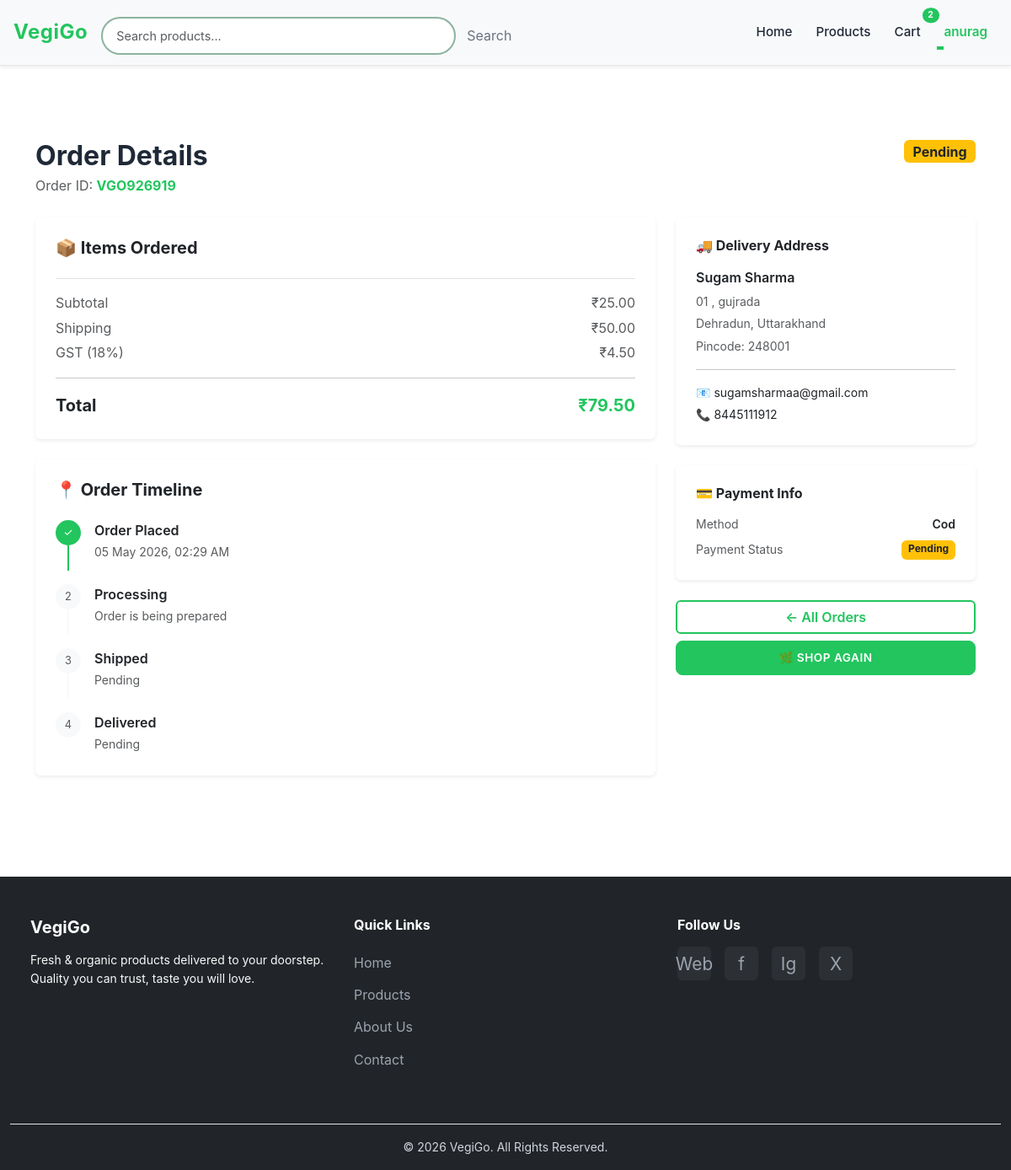
/order/1/ (signed in), run on the app's committed database.
### vgapp/models.py (models this page shows, shortened)
class Order(models.Model):
    ORDER_STATUS_CHOICES = [
        ('pending',    'Pending'),
        ('processing', 'Processing'),
        ('shipped',    'Shipped'),
        ('delivered',  'Delivered'),
        ('cancelled',  'Cancelled'),
        ('refunded',   'Refunded'),
    ]
    PAYMENT_STATUS_CHOICES = [
        ('pending',   'Pending'),
        ('completed', 'Completed'),
        ('failed',    'Failed'),
        ('refunded',  'Refunded'),
    ]
    PAYMENT_METHOD_CHOICES = [
        ('cod',  'Cash on Delivery'),
        ('card', 'Credit/Debit Card'),
        ('upi',  'UPI'),
    ]
    order_id   = models.CharField(max_length=20, unique=True, blank=True)
    user       = models.ForeignKey(User, on_delete=models.SET_NULL, null=True, blank=True, related_name='orders')
    guest      = models.ForeignKey(GuestUser, on_delete=models.SET_NULL, null=True, blank=True, related_name='orders')
    customer_name  = models.CharField(max_length=255)
    customer_email = models.EmailField()
    customer_phone = models.CharField(max_length=15)
    shipping_address = models.CharField(max_length=255)
    shipping_city    = models.CharField(max_length=100)
    shipping_state   = models.CharField(max_length=100)
    shipping_pincode = models.CharField(max_length=10)
    subtotal      = models.DecimalField(max_digits=10, decimal_places=2, default=0)
    tax           = models.DecimalField(max_digits=10, decimal_places=2, default=0)
    shipping_cost = models.DecimalField(max_digits=10, decimal_places=2, default=0)
    discount      = models.DecimalField(max_digits=10, decimal_places=2, default=0)
    total_amount  = models.DecimalField(max_digits=10, decimal_places=2)
    order_status   = models.CharField(max_length=20, choices=ORDER_STATUS_CHOICES, default='pending')
    payment_status = models.CharField(max_length=20, choices=PAYMENT_STATUS_CHOICES, default='pending')
    payment_method = models.CharField(max_length=20, choices=PAYMENT_METHOD_CHOICES, default='cod')
    notes           = models.TextField(blank=True)
    tracking_number = models.CharField(max_length=100, blank=True)
    created_at   = models.DateTimeField(auto_now_add=True)
    updated_at   = models.DateTimeField(auto_now=True)
    shipped_at   = models.DateTimeField(null=True, blank=True)
    delivered_at = models.DateTimeField(null=True, blank=True)
    class Meta:
        ordering = ['-created_at']

### vgapp/views.py (the view)
# urls.py: path('order/<int:order_id>/', order_detail, name='order_detail'),
def order_detail(request, order_id):
    order = get_object_or_404(Order, id=order_id)
    return render(request, 'checkout/order_detail.html', {'order': order})

### templates/checkout/order_detail.html (shortened to what this page needs)
{% extends 'base.html' %}
{% load static %}
{% block content %}
<main class="main-content pt-5">
<div class="container py-5">
    <div class="d-flex justify-content-between align-items-start mb-4 flex-wrap gap-2">
        <div>
            <h2 class="fw-bold mb-1">Order Details</h2>
            <p class="text-muted mb-0">Order ID: <strong class="text-success">{{ order.order_id }}</strong></p>
        </div>
        <div>
            <span class="badge fs-6
                {% if order.order_status == 'delivered' %}bg-success
                {% elif order.order_status == 'shipped' %}bg-primary
                {% elif order.order_status == 'processing' %}bg-info text-dark
                {% elif order.order_status == 'cancelled' %}bg-danger
                {% else %}bg-warning text-dark
                {% endif %}">
                {{ order.get_order_status_display }}
            </span>
        </div>
    </div>
    <div class="row g-4">
        <div class="col-lg-8">
            <div class="card shadow-sm border-0 mb-4">
                <div class="card-body p-4">
                    <h5 class="fw-bold mb-4">📦 Items Ordered</h5>
                    <div class="mt-4 pt-3 border-top">
                        <div class="d-flex justify-content-between mb-1 text-muted">
                            <span>Subtotal</span>
                            <span>₹{{ order.subtotal }}</span>
                        </div>
                        <div class="d-flex justify-content-between mb-1 text-muted">
                            <span>Shipping</span>
                            <span>₹{{ order.shipping_cost }}</span>
                        </div>
                        <div class="d-flex justify-content-between mb-2 text-muted">
                            <span>GST (18%)</span>
                            <span>₹{{ order.tax|floatformat:2 }}</span>
                        </div>
                        <hr>
                        <div class="d-flex justify-content-between fw-bold fs-5">
                            <span>Total</span>
                            <span class="text-success">₹{{ order.total_amount|floatformat:2 }}</span>
                        </div>
                    </div>
                </div>
            </div>
            <div class="card shadow-sm border-0 mb-4">
                <div class="card-body p-4">
                    <h5 class="fw-bold mb-4">📍 Order Timeline</h5>
                    <div class="timeline">
                        <div class="d-flex gap-3 mb-3">
                            <div class="text-center" style="min-width: 30px;">
                                <div class="rounded-circle bg-success d-flex align-items-center justify-content-center"
                                     style="width: 30px; height: 30px; color: white; font-size: 0.8rem;">✓</div>
                                <div class="bg-success" style="width: 2px; height: 30px; margin: 0 auto;"></div>
                            </div>
                            <div>
                                <p class="fw-semibold mb-0">Order Placed</p>
                                <small class="text-muted">{{ order.created_at|date:"d M Y, h:i A" }}</small>
                            </div>
                        </div>
                        <div class="d-flex gap-3 mb-3">
                            <div class="text-center" style="min-width: 30px;">
                                <div class="rounded-circle d-flex align-items-center justify-content-center
                                    {% if order.order_status == 'processing' or order.order_status == 'shipped' or order.order_status == 'delivered' %}
                                        bg-success text-white
                                    {% else %}bg-light text-muted{% endif %}"
                                     style="width: 30px; height: 30px; font-size: 0.8rem;">
                                    {% if order.order_status == 'processing' or order.order_status == 'shipped' or order.order_status == 'delivered' %}✓{% else %}2{% endif %}
                                </div>
                                <div class="{% if order.order_status == 'shipped' or order.order_status == 'delivered' %}bg-success{% else %}bg-light{% endif %}"
                                     style="width: 2px; height: 30px; margin: 0 auto;"></div>
                            </div>
                            <div>
                                <p class="fw-semibold mb-0">Processing</p>
                                <small class="text-muted">Order is being prepared</small>
                            </div>
                        </div>
                        <div class="d-flex gap-3 mb-3">
                            <div class="text-center" style="min-width: 30px;">
                                <div class="rounded-circle d-flex align-items-center justify-content-center
                                    {% if order.order_status == 'shipped' or order.order_status == 'delivered' %}bg-success text-white{% else %}bg-light text-muted{% endif %}"
                                     style="width: 30px; height: 30px; font-size: 0.8rem;">
                                    {% if order.order_status == 'shipped' or order.order_status == 'delivered' %}✓{% else %}3{% endif %}
                                </div>
                                <div class="{% if order.order_status == 'delivered' %}bg-success{% else %}bg-light{% endif %}"
                                     style="width: 2px; height: 30px; margin: 0 auto;"></div>
                            </div>
                            <div>
                                <p class="fw-semibold mb-0">Shipped</p>
                                <small class="text-muted">
                                    {% if order.shipped_at %}{{ order.shipped_at|date:"d M Y" }}{% else %}Pending{% endif %}
                                </small>
                            </div>
                        </div>
                        <div class="d-flex gap-3">
                            <div class="text-center" style="min-width: 30px;">
                                <div class="rounded-circle d-flex align-items-center justify-content-center
                                    {% if order.order_status == 'delivered' %}bg-success text-white{% else %}bg-light text-muted{% endif %}"
                                     style="width: 30px; height: 30px; font-size: 0.8rem;">
                                    {% if order.order_status == 'delivered' %}✓{% else %}4{% endif %}
                                </div>
                            </div>
                            <div>
                                <p class="fw-semibold mb-0">Delivered</p>
                                <small class="text-muted">
                                    {% if order.delivered_at %}{{ order.delivered_at|date:"d M Y" }}{% else %}Pending{% endif %}
                                </small>
                            </div>
                        </div>
                    </div>
                </div>
            </div>
        </div>
        <div class="col-lg-4">
            <div class="card shadow-sm border-0 mb-4">
                <div class="card-body p-4">
                    <h6 class="fw-bold mb-3">🚚 Delivery Address</h6>
                    <p class="fw-semibold mb-1">{{ order.customer_name }}</p>
                    <p class="text-muted small mb-1">{{ order.shipping_address }}</p>
                    <p class="text-muted small mb-1">{{ order.shipping_city }}, {{ order.shipping_state }}</p>
                    <p class="text-muted small mb-2">Pincode: {{ order.shipping_pincode }}</p>
                    <hr>
                    <p class="small mb-1">📧 {{ order.customer_email }}</p>
                    <p class="small mb-0">📞 {{ order.customer_phone }}</p>
                </div>
            </div>
            <div class="card shadow-sm border-0 mb-4">
                <div class="card-body p-4">
                    <h6 class="fw-bold mb-3">💳 Payment Info</h6>
                    <div class="d-flex justify-content-between mb-2">
                        <span class="text-muted small">Method</span>
                        <span class="fw-semibold small text-capitalize">{{ order.payment_method }}</span>
                    </div>
                    <div class="d-flex justify-content-between">
                        <span class="text-muted small">Payment Status</span>
                        <span class="badge
                            {% if order.payment_status == 'completed' %}bg-success
                            {% elif order.payment_status == 'failed' %}bg-danger
                            {% else %}bg-warning text-dark{% endif %}">
                            {{ order.get_payment_status_display }}
                        </span>
                    </div>
                </div>
            </div>
            <div class="d-grid gap-2">
                {% if user.is_authenticated %}
                    <a href="{% url 'order_history' %}" class="btn btn-outline-success">← All Orders</a>
                {% endif %}
                <a href="{% url 'products' %}" class="btn btn-success">🌿 Shop Again</a>
            </div>
        </div>
    </div>
</div>
</main>
{% endblock %}

### templates/menu.html (shortened to what this page needs)
{% load static %}
<nav class="navbar navbar-expand-lg navbar-light bg-light fixed-top shadow-sm">
    <div class="container-fluid px-3">
        <a href="{% url 'home' %}" class="navbar-brand fw-bold">VegiGo</a>
        <div class="search-container w-100 mt-2 order-lg-0 order-3">
            <form class="d-flex" role="search" method="GET" action="{% url 'products' %}">
                <input class="form-control search-input" id="search" type="search" placeholder="Search products..." aria-label="Search" name="search" value="{{ request.GET.search|default:'' }}">
                <button class="btn btn-search" type="submit">Search</button>
            </form>
        </div>
        <div class="collapse navbar-collapse" id="navbarNav">
            <ul class="navbar-nav ms-auto gap-1 align-items-lg-center">
                <li class="nav-item">
                    <a class="nav-link {% if active_page == 'home' %}active{% endif %}" href="{% url 'home' %}">Home</a>
                </li>
                <li class="nav-item">
                    <a class="nav-link {% if active_page == 'products' %}active{% endif %}" href="{% url 'products' %}">Products</a>
                </li>
                <li class="nav-item">
                    <a class="nav-link {% if active_page == 'cart' %}active{% endif %} position-relative" href="{% url 'cart' %}">
                        Cart
                        <span id="cart-count-badge"
                              class="position-absolute top-0 start-100 translate-middle badge rounded-pill bg-success"
                              style="font-size: 0.65rem; display: none;">0</span>
                    </a>
                </li>
                {% if user.is_authenticated %}
                    <li class="nav-item dropdown">
                        <a class="nav-link dropdown-toggle fw-semibold text-success" href="#" id="userDropdown"
                           role="button" data-bs-toggle="dropdown" aria-expanded="false">
                            {{ user.first_name|default:user.username }}
                        </a>
                    </li>
                {% endif %}
            </ul>
        </div>
    </div>
</nav>

### static/style.css (style rules this page uses)
:root { --primary-color: #22c55e; --primary-light: #84cc16; --primary-dark: #16a34a; --secondary-color: #8cb4a0; --text-primary: #1f2937; --text-secondary: #6b7280; --text-light: #f3f4f6; --border-color: #e5e7eb; --card-bg: #ffffff; --card-shadow: 0 1px 3px rgba(0, 0, 0, 0.1); --card-shadow-hover: 0 10px 25px rgba(34, 197, 94, 0.2); --transition: all 0.3s ease; }
* { margin: 0; padding: 0; box-sizing: border-box; }
body { font-family: -apple-system, BlinkMacSystemFont, 'Segoe UI', Roboto, 'Helvetica Neue', Arial, sans-serif; color: var(--text-primary); line-height: 1.6; display: flex; flex-direction: column; min-height: 100vh; }
.main-content { flex: 1; }
.navbar { top: 0; z-index: 1030; border-bottom: 1px solid var(--border-color); padding: 0.75rem 0; }
.navbar-brand { font-size: 1.5rem; color: var(--primary-color) !important; letter-spacing: 0.5px; }
.nav-link { color: var(--text-primary) !important; font-weight: 500; font-size: 0.95rem; transition: var(--transition); position: relative; padding: 0.5rem 0.75rem !important; }
.nav-link::after { content: ''; position: absolute; bottom: 0; left: 0; width: 0; height: 2px; background-color: var(--primary-color); transition: width 0.3s ease; }
.search-container { width: 100%; max-width: 500px; }
.search-input { border: 2px solid var(--secondary-color); border-radius: 25px; padding: 0.6rem 1rem; font-size: 0.9rem; transition: var(--transition); }
.btn-search { color: var(--text-secondary); border: none; background: transparent; padding: 0.6rem 0.8rem; transition: var(--transition); }
.btn-success { background-color: var(--primary-color); border-color: var(--primary-color); font-weight: 600; border-radius: 8px; padding: 0.6rem 1.2rem; transition: var(--transition); text-transform: uppercase; font-size: 0.85rem; letter-spacing: 0.5px; position: relative; overflow: hidden; }
.btn-outline-success { color: var(--primary-color); border-color: var(--primary-color); border-width: 2px; font-weight: 600; transition: var(--transition); }
@media (min-width: 1200px) and (max-width: 1399px) { .search-container { width: 40vw; } }
.text-success { color: var(--primary-color) !important; }
.bg-success { background-color: var(--primary-color) !important; }
html { scroll-behavior: smooth; }

### templates/base.html (style rules this page uses)
body { padding-top: 70px; }

### data on the page
Order: order_id "VGO926919", order_status "Pending", subtotal "25.00", shipping_cost "50.00", tax "4.50", total_amount "79.50", created_at "05 May 2026, 02:29 AM", customer_name "Sugam Sharma", shipping_address "01 , gujrada", shipping_city "Dehradun", shipping_state "Uttarakhand", shipping_pincode "248001", customer_email "sugamsharmaa@gmail.com", customer_phone "8445111912", payment_method "Cod", payment_status "Pending"

### other printed values
{{ user.first_name|default:user.username }} "anurag"
